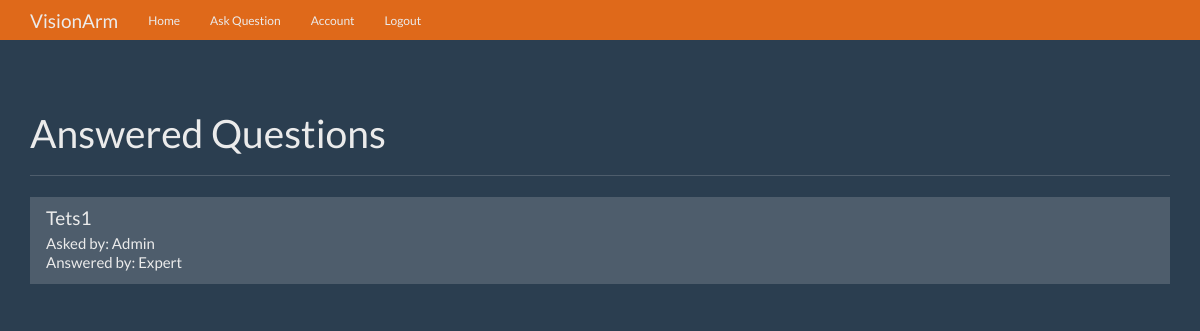
The app's page / (signed in) with its own data.
### visionarm/models.py (models this page shows, shortened)
class Question(db.Model):
    id = db.Column(db.Integer, primary_key=True)
    question = db.Column(db.Text, nullable=False)
    answer = db.Column(db.Text, nullable=False)
    asked_by_id = db.Column(db.Integer, db.ForeignKey('user.id'))
    expert_id = db.Column(db.Integer, db.ForeignKey('user.id'))

class User(db.Model, UserMixin):
    id = db.Column(db.Integer, primary_key=True)
    login = db.Column(db.String(50), nullable=False)
    password = db.Column(db.String(100), nullable=False)
    name = db.Column(db.String(50), nullable=False)
    surname = db.Column(db.String(50), nullable=False)
    expert = db.Column(db.Boolean)
    admin = db.Column(db.Boolean)
    questions_asked = db.relationship(
        'Question',
        foreign_keys='Question.asked_by_id',
        backref='asker',
        lazy=True
    )
    answers_requested = db.relationship(
        'Question',
        foreign_keys='Question.expert_id',
        backref='expert',
        lazy=True
    )
    @property
    def unhashed_password(self):
        raise AttributeError('Cannot view unhashed password!')

### visionarm/routes/main.py (the view)
@main.route('/')
def index():
    questions = Question.query.filter(Question.answer != None).all()
    context = {
        'questions': questions
    }
    return render_template('home.html', **context)

### visionarm/__init__.py (called while the page is built)
def create_app(config_file='settings.py'):
    app = Flask(__name__)
    app.config.from_pyfile(config_file)
    db.init_app(app)
    login_manager.init_app(app)
    login_manager.login_view = 'auth.login'
    @login_manager.user_loader
    def load_user(user_id):
        return User.query.get(user_id)
    app.register_blueprint(main)
    app.register_blueprint(auth)
    app.cli.add_command(create_tables)
    return app

### visionarm/templates/home.html (shortened to what this page needs)
{% extends 'base.html' %}
{% block content %}
      <div class="page-header">
        <h1>Answered Questions</h1>
      </div>
      <div class="row">
        <div class="col-lg-12">
          <div class="list-group">
            {% for question in questions %}
              <a href="{{ url_for('main.question', question_id=question.id) }}" class="list-group-item">
                <h4 class="list-group-item-heading">{{ question.question }}</h4>
                <p class="list-group-item-text">Asked by: {{ question.asker.name }}</p>
                <p class="list-group-item-text">Answered by: {{ question.expert.name }}</p>
              </a>
            {% endfor %}
          </div>
        </div>
      </div>
{% endblock %}

### visionarm/static/theme.css (style rules this page uses)
body { padding-top: 70px; padding-bottom: 30px; }

### records on screen
Question: question "Tets1", asker.name "Admin", expert.name "Expert"
